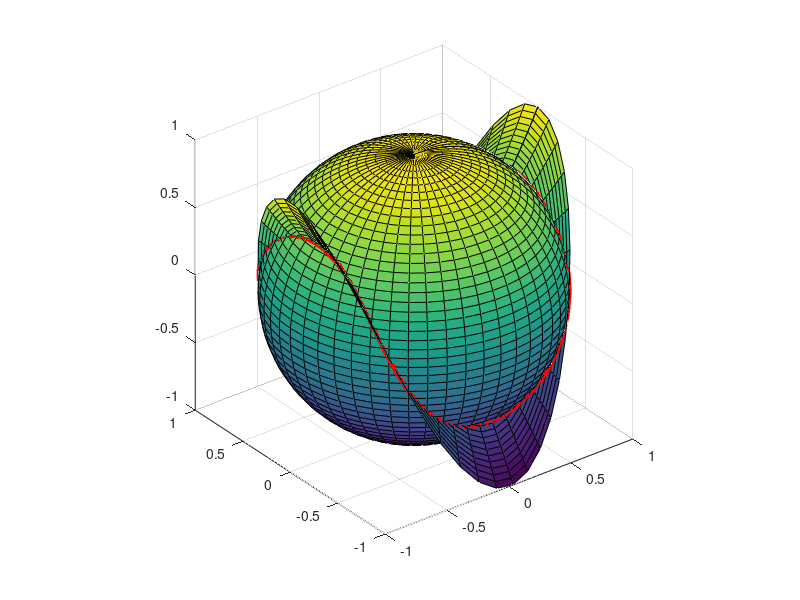

Write the MATLAB code that produced this figure. (Note: this script raises an error after producing the figure.)
%% intersection of the sphere with a saddle

[x,y,z] = sphere(50);
surf(x,y,z); hold on;
[ t, r ] = meshgrid( linspace(0, 2*pi, 50), linspace(0, 1, 50) );
surf( r.*cos(t), r.*sin(t), r.^2.*cos(t).^2 - r.^2.*sin(t).^2 ); 


phi = linspace(0, 2*pi);
theta = acos( ( -1 + sqrt( 1 + 4*cos(2*phi).^2 ) ) ./ ( 2*cos(2*phi) ) );
plot3(sin(theta).*cos(phi), sin(theta).*sin(phi), cos(theta), 'r', 'linewidth', 4 ); hold off;
axis equal;

syms x y z r t p 
F(x,y,z) = [ x^2, y, sin(z) ];
X1(r,t,p) = [ r*sin(t)*cos(p), r*sin(t)*sin(p), r*cos(t) ];
X1(t,p) = subs( X1(r,t,p), r, 1 );
FX1(t,p) = subs( F(x,y,z), [x,y,z], X1(t,p) );
f = matlabFunction( dot( FX1(t,p), cross( diff(X1(t,p),t), diff(X1(t,p),p) ) ), 'Vars', [p,t] );
tmax = @(p) acos( ( -1 + sqrt( 1 + 4*cos(2*p).^2 ) ) ./ ( 2*cos(2*p) ) ) ;
a = integral2(f, 0, 2*pi, 0, tmax)

X2(r,t,z) = [ r*cos(t), r*sin(t), z ];
X2(r,t) = subs( X2(r,t,z), z, r^2*cos(2*t) );
FX2(r,t) = subs( F(x,y,z), [x,y,z], X2(r,t) );
f = matlabFunction( dot( FX2(r,t), cross( diff(X2(r,t),r), diff(X2(r,t),t) ) ), 'Vars', [t,r] );
rmax = @(t) sqrt( (sqrt(1+4*cos(2*t).^2) -1) ./ (2*cos(2*t).^2) );
b = integral2(f,0,2*pi,0,rmax)

X(r,t,p) = [ r*sin(t)*cos(p), r*sin(t)*sin(p), r*cos(t) ];
J = simplify( dot( cross(diff(X(r,t,p),r), diff(X(r,t,p),t)), diff(X(r,t,p),p) ) );
f = matlabFunction( subs( divergence(F(x,y,z)), [x,y,z], X(r,t,p) ) * J, 'Vars', [r,p,t] );
tmax = @(r,p) acos( ( -1 + sqrt( 1 + 4*cos(2*p).^2 ) ) ./ ( 2*cos(2*p) ) ) ;
c = integral3(f,0,1,0,2*pi,0,tmax)
